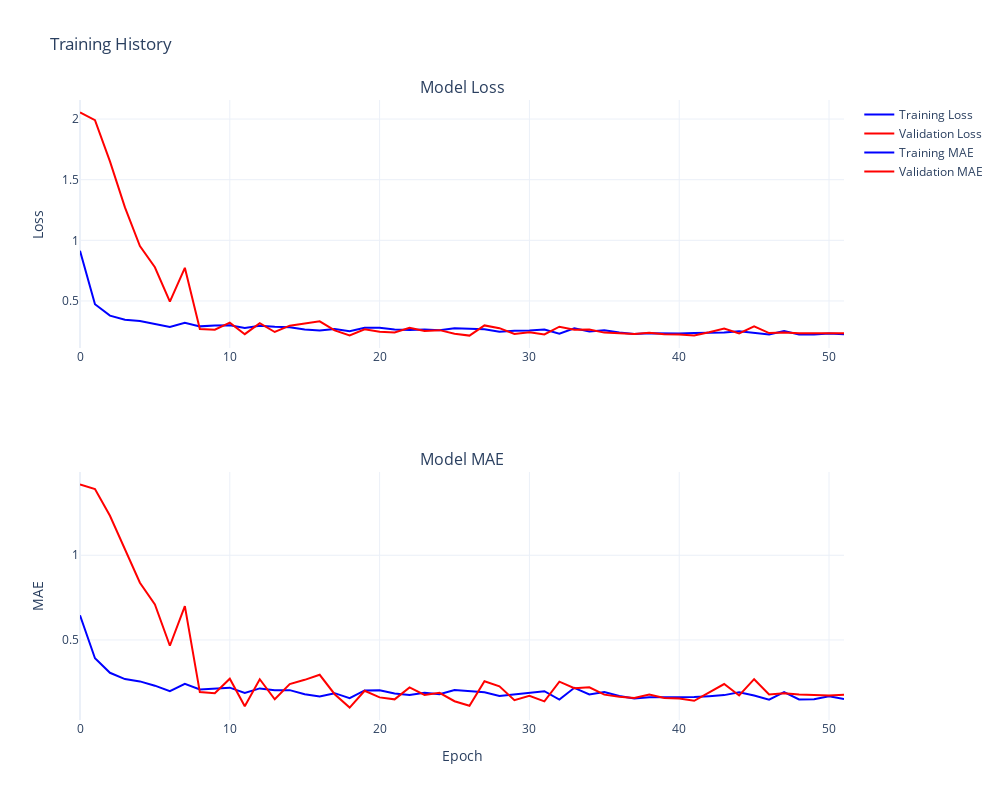
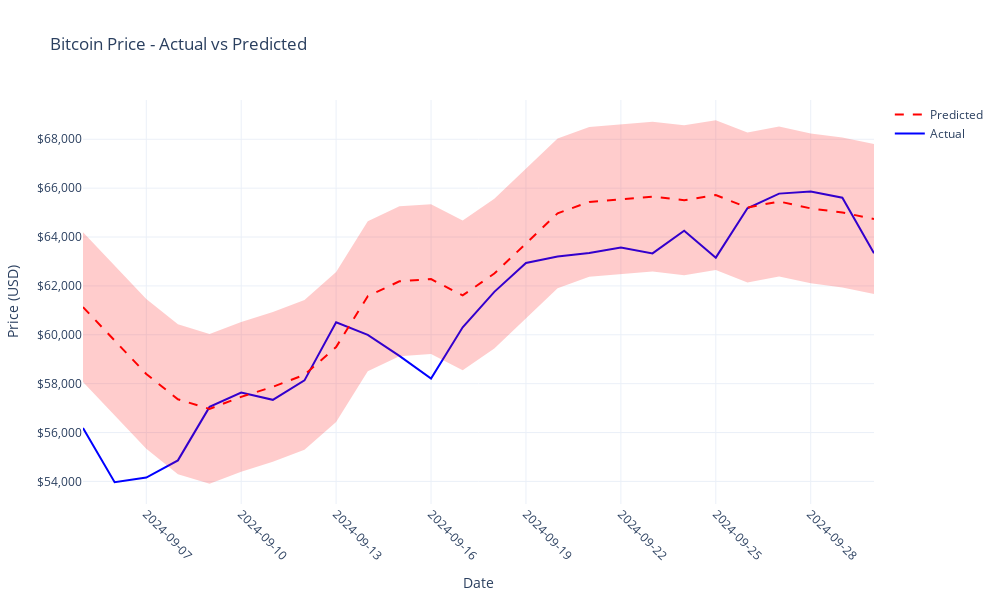

These figures' notebook cell, in order:
### Markdown cell above
### LSTM

### Code cell
import json
from datetime import datetime
from model.lstm_model import FinancialLSTM
from preprocessing.lstm_model_preprocessor import LSTMDataPreprocessor
from preprocessing.model_preprocessor import FinancialDataPreprocessor


df = pd.read_csv(r"C:\Users\enesm\OneDrive\Masaüstü\tubitak\data\merged_data.csv")
df["Date"] = pd.to_datetime(df["Date"])


sequence_length = 20

data_preprocessor = FinancialDataPreprocessor(lookback_period=30)
lstm_preprocessor = LSTMDataPreprocessor(
    sequence_length=sequence_length,
    target_column="Price",
    feature_columns=[
        "Price",
        "High",
        "Low",
        "Vol.",
        "MA_7",
        "RSI",
        "MACD",
        "BB_middle",
        "Price_Momentum_1",
        "Price_Momentum_3",
    ],
)

preprocessed_data = data_preprocessor.prepare_data(
    df=df,
    train_start="2022-01-01",
    train_end="2024-08-15",  
    test_start="2024-08-16",
    test_end="2024-09-30",
)

lstm_data = lstm_preprocessor.prepare_lstm_data(preprocessed_data)

model = FinancialLSTM(
    sequence_length=sequence_length,
    epochs=150,
    batch_size=32,
    lstm_units=[128, 64, 32],
    dropout_rate=0.1,
)

metrics = model.train(lstm_data)
print("\nTraining metrics:", metrics)

predictions = model.predict(lstm_data["test"]["X"])
predictions = lstm_preprocessor.inverse_transform_predictions(predictions)

test_dates = preprocessed_data["test"]["Date"].values[
    sequence_length : len(predictions) + sequence_length
]
y_true = preprocessed_data["test"][lstm_preprocessor.target_column].values[
    sequence_length : len(predictions) + sequence_length
]

model.plot_predictions(test_dates, y_true, predictions.flatten())

eval_metrics = model.evaluate_predictions(y_true, predictions.flatten())
print("\nTest Set Performance Metrics:")
print(f"MAE: ${eval_metrics['mae']:,.2f}")
print(f"RMSE: ${eval_metrics['rmse']:,.2f}")
print(f"R2 Score: {eval_metrics['r2']:.4f}")
print(f"MAPE: {eval_metrics['mape']:.2f}%")


performance_log = {
    "timestamp": datetime.now().strftime("%Y-%m-%d %H:%M:%S"),
    "metrics": eval_metrics,
    "model_params": {
        "sequence_length": sequence_length,
        "lstm_units": [128, 64, 32],
        "dropout_rate": 0.1,
        "batch_size": 32,
        "epochs": 150,
    },
    "train_period": f"{preprocessed_data['train']['Date'].iloc[0]} to {preprocessed_data['train']['Date'].iloc[-1]}",
    "test_period": f"{preprocessed_data['test']['Date'].iloc[0]} to {preprocessed_data['test']['Date'].iloc[-1]}",
}

with open("model\lstm_performance_log.json", "w") as f:
    json.dump(performance_log, f, indent=4)

print("\nModel performance saved to 'model_performance_log.json'")

### Figure 1 — Plotly figure (JSON) as saved in the notebook; plotly's stock layout.template omitted (floating-point values rounded to 4 significant figures)
{"data": [{"line": {"color": "blue", "width": 2}, "name": "Training Loss", "type": "scatter", "xaxis": "x", "y": [0.9133, 0.4736, 0.3795, 0.3448, 0.3354, 0.3099, 0.2855, 0.3194, 0.2906, 0.2987, 0.2989, 0.2774, 0.2955, 0.2866, 0.2834, 0.2653, 0.2564, 0.2699, 0.2511, 0.2794, 0.279, 0.2657, 0.2604, 0.2655, 0.2582, 0.2745, 0.268, 0.2665, 0.2469, 0.2553, 0.2569, 0.265, 0.2305, 0.2745, 0.2483, 0.2588, 0.2394, 0.2287, 0.2343, 0.2325, 0.2316, 0.2359, 0.2384, 0.2409, 0.2511, 0.2403, 0.2242, 0.2521, 0.223, 0.2237, 0.2329, 0.2247], "yaxis": "y"}, {"line": {"color": "red", "width": 2}, "name": "Validation Loss", "type": "scatter", "xaxis": "x", "y": [2.055, 1.99, 1.651, 1.271, 0.9531, 0.7777, 0.4941, 0.7733, 0.2688, 0.2637, 0.3212, 0.2263, 0.3174, 0.2443, 0.2963, 0.3126, 0.3323, 0.2572, 0.2156, 0.2665, 0.2457, 0.2399, 0.2788, 0.2522, 0.2594, 0.2294, 0.2145, 0.2984, 0.2756, 0.2275, 0.242, 0.2235, 0.2879, 0.2625, 0.2653, 0.2391, 0.2316, 0.2268, 0.2373, 0.2259, 0.2234, 0.2163, 0.2423, 0.2729, 0.2321, 0.2911, 0.2353, 0.2394, 0.2347, 0.2338, 0.2315, 0.2339], "yaxis": "y"}, {"line": {"color": "blue", "width": 2}, "name": "Training MAE", "type": "scatter", "xaxis": "x2", "y": [0.646, 0.3917, 0.3063, 0.2692, 0.2555, 0.2302, 0.1974, 0.2414, 0.208, 0.2151, 0.2185, 0.1877, 0.2141, 0.2033, 0.2037, 0.1796, 0.1663, 0.186, 0.1567, 0.202, 0.2027, 0.1835, 0.175, 0.1884, 0.1793, 0.2049, 0.1968, 0.1913, 0.1689, 0.1775, 0.1863, 0.1975, 0.1479, 0.2176, 0.1789, 0.1927, 0.1689, 0.1545, 0.1626, 0.1615, 0.1595, 0.1628, 0.1682, 0.1745, 0.1918, 0.1723, 0.1478, 0.1916, 0.1485, 0.1504, 0.1672, 0.1521], "yaxis": "y2"}, {"line": {"color": "red", "width": 2}, "name": "Validation MAE", "type": "scatter", "xaxis": "x2", "y": [1.418, 1.391, 1.233, 1.031, 0.8377, 0.7095, 0.4659, 0.7001, 0.1924, 0.1853, 0.2715, 0.1089, 0.2682, 0.15, 0.24, 0.2647, 0.2945, 0.1799, 0.1008, 0.2001, 0.161, 0.1496, 0.2202, 0.1757, 0.1881, 0.1385, 0.1112, 0.2562, 0.2261, 0.1448, 0.1702, 0.1373, 0.2537, 0.2149, 0.2207, 0.1773, 0.1652, 0.1577, 0.1775, 0.1578, 0.1546, 0.141, 0.1892, 0.24, 0.1723, 0.2685, 0.1782, 0.1854, 0.1774, 0.1761, 0.1722, 0.1768], "yaxis": "y2"}], "layout": {"annotations": [{"font": {"size": 16}, "showarrow": false, "text": "Model Loss", "x": 0.5, "xanchor": "center", "xref": "paper", "y": 1, "yanchor": "bottom", "yref": "paper"}, {"font": {"size": 16}, "showarrow": false, "text": "Model MAE", "x": 0.5, "xanchor": "center", "xref": "paper", "y": 0.4, "yanchor": "bottom", "yref": "paper"}], "height": 800, "showlegend": true, "title": {"text": "Training History"}, "width": 1000, "xaxis": {"anchor": "y", "domain": [0, 1]}, "xaxis2": {"anchor": "y2", "domain": [0, 1], "title": {"text": "Epoch"}}, "yaxis": {"anchor": "x", "domain": [0.6, 1], "title": {"text": "Loss"}}, "yaxis2": {"anchor": "x2", "domain": [0, 0.4], "title": {"text": "MAE"}}}}

### Figure 2 — Plotly figure (JSON) as saved in the notebook; plotly's stock layout.template omitted (floating-point values rounded to 4 significant figures)
{"data": [{"line": {"color": "blue", "width": 2}, "name": "Actual", "type": "scatter", "x": ["2024-09-05T00:00:00", "2024-09-06T00:00:00", "2024-09-07T00:00:00", "2024-09-08T00:00:00", "2024-09-09T00:00:00", "2024-09-10T00:00:00", "2024-09-11T00:00:00", "2024-09-12T00:00:00", "2024-09-13T00:00:00", "2024-09-14T00:00:00", "2024-09-15T00:00:00", "2024-09-16T00:00:00", "2024-09-17T00:00:00", "2024-09-18T00:00:00", "2024-09-19T00:00:00", "2024-09-20T00:00:00", "2024-09-21T00:00:00", "2024-09-22T00:00:00", "2024-09-23T00:00:00", "2024-09-24T00:00:00", "2024-09-25T00:00:00", "2024-09-26T00:00:00", "2024-09-27T00:00:00", "2024-09-28T00:00:00", "2024-09-29T00:00:00", "2024-09-30T00:00:00"], "y": [56180.0, 53970.0, 54160.0, 54860.0, 57050.0, 57635, 57340.0, 58130.0, 60510.0, 60000.0, 59140.0, 58210.0, 60310.0, 61760.0, 62940.0, 63200.0, 63350.0, 63570.0, 63330.0, 64260.0, 63160.0, 65180.0, 65780.0, 65870.0, 65610.0, 63340.0]}, {"line": {"color": "red", "dash": "dash", "width": 2}, "name": "Predicted", "type": "scatter", "x": ["2024-09-05T00:00:00", "2024-09-06T00:00:00", "2024-09-07T00:00:00", "2024-09-08T00:00:00", "2024-09-09T00:00:00", "2024-09-10T00:00:00", "2024-09-11T00:00:00", "2024-09-12T00:00:00", "2024-09-13T00:00:00", "2024-09-14T00:00:00", "2024-09-15T00:00:00", "2024-09-16T00:00:00", "2024-09-17T00:00:00", "2024-09-18T00:00:00", "2024-09-19T00:00:00", "2024-09-20T00:00:00", "2024-09-21T00:00:00", "2024-09-22T00:00:00", "2024-09-23T00:00:00", "2024-09-24T00:00:00", "2024-09-25T00:00:00", "2024-09-26T00:00:00", "2024-09-27T00:00:00", "2024-09-28T00:00:00", "2024-09-29T00:00:00", "2024-09-30T00:00:00"], "y": [61130.0, 59750.0, 58400.0, 57360.0, 56970.0, 57460.0, 57870.0, 58360.0, 59500.0, 61580.0, 62190.0, 62280.0, 61610.0, 62500.0, 63730.0, 64970.0, 65440.0, 65560.0, 65650.0, 65510.0, 65720.0, 65210.0, 65450.0, 65170.0, 65000.0, 64740.0]}, {"line": {"color": "rgba(255,0,0,0)"}, "mode": "lines", "showlegend": false, "type": "scatter", "x": ["2024-09-05T00:00:00", "2024-09-06T00:00:00", "2024-09-07T00:00:00", "2024-09-08T00:00:00", "2024-09-09T00:00:00", "2024-09-10T00:00:00", "2024-09-11T00:00:00", "2024-09-12T00:00:00", "2024-09-13T00:00:00", "2024-09-14T00:00:00", "2024-09-15T00:00:00", "2024-09-16T00:00:00", "2024-09-17T00:00:00", "2024-09-18T00:00:00", "2024-09-19T00:00:00", "2024-09-20T00:00:00", "2024-09-21T00:00:00", "2024-09-22T00:00:00", "2024-09-23T00:00:00", "2024-09-24T00:00:00", "2024-09-25T00:00:00", "2024-09-26T00:00:00", "2024-09-27T00:00:00", "2024-09-28T00:00:00", "2024-09-29T00:00:00", "2024-09-30T00:00:00"], "y": [64200.0, 62820.0, 61460.0, 60430.0, 60030.0, 60530.0, 60940.0, 61430.0, 62570.0, 64640.0, 65250.0, 65340.0, 64680.0, 65570.0, 66800.0, 68030.0, 68500.0, 68620.0, 68720.0, 68570.0, 68780.0, 68270.0, 68520.0, 68240.0, 68070.0, 67800.0]}, {"fill": "tonexty", "fillcolor": "rgba(255,0,0,0.2)", "line": {"color": "rgba(255,0,0,0)"}, "mode": "lines", "showlegend": false, "type": "scatter", "x": ["2024-09-05T00:00:00", "2024-09-06T00:00:00", "2024-09-07T00:00:00", "2024-09-08T00:00:00", "2024-09-09T00:00:00", "2024-09-10T00:00:00", "2024-09-11T00:00:00", "2024-09-12T00:00:00", "2024-09-13T00:00:00", "2024-09-14T00:00:00", "2024-09-15T00:00:00", "2024-09-16T00:00:00", "2024-09-17T00:00:00", "2024-09-18T00:00:00", "2024-09-19T00:00:00", "2024-09-20T00:00:00", "2024-09-21T00:00:00", "2024-09-22T00:00:00", "2024-09-23T00:00:00", "2024-09-24T00:00:00", "2024-09-25T00:00:00", "2024-09-26T00:00:00", "2024-09-27T00:00:00", "2024-09-28T00:00:00", "2024-09-29T00:00:00", "2024-09-30T00:00:00"], "y": [58070.0, 56690.0, 55330.0, 54300.0, 53900.0, 54400.0, 54810.0, 55300.0, 56440.0, 58510.0, 59120.0, 59210.0, 58550.0, 59440.0, 60670.0, 61900.0, 62370.0, 62490.0, 62590.0, 62440.0, 62650.0, 62140.0, 62390.0, 62110.0, 61940.0, 61670.0]}], "layout": {"height": 600, "hovermode": "x unified", "showlegend": true, "title": {"text": "Bitcoin Price - Actual vs Predicted"}, "width": 1000, "xaxis": {"tickangle": 45, "tickformat": "%Y-%m-%d", "title": {"text": "Date"}}, "yaxis": {"tickformat": "$,.0f", "title": {"text": "Price (USD)"}}}}
